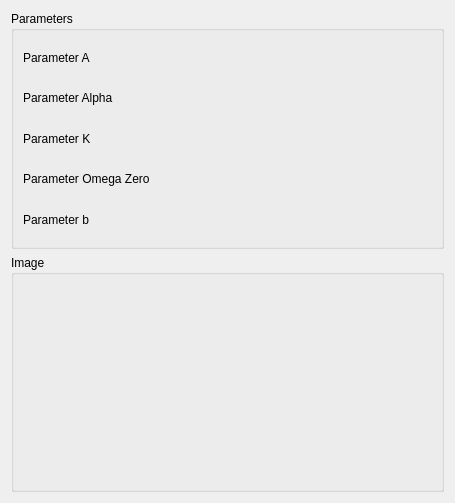
<?xml version="1.0" encoding="UTF-8"?>
<ui version="4.0">
 <class>SeismicLabGui::DlgHarichandranVanmarckeCoherence</class>
 <widget class="QWidget" name="SeismicLabGui::DlgHarichandranVanmarckeCoherence">
  <property name="geometry">
   <rect>
    <x>0</x>
    <y>0</y>
    <width>455</width>
    <height>503</height>
   </rect>
  </property>
  <property name="windowTitle">
   <string>Feature Parameters</string>
  </property>
  <property name="sizeGripEnabled" stdset="0">
   <bool>true</bool>
  </property>
  <layout class="QGridLayout" name="gridLayout">
   <item row="1" column="0">
    <widget class="QGroupBox" name="GroupBox5_5">
     <property name="title">
      <string>Image</string>
     </property>
     <layout class="QGridLayout" name="_6">
      <property name="leftMargin">
       <number>9</number>
      </property>
      <property name="topMargin">
       <number>9</number>
      </property>
      <property name="rightMargin">
       <number>9</number>
      </property>
      <property name="bottomMargin">
       <number>9</number>
      </property>
      <property name="spacing">
       <number>6</number>
      </property>
      <item row="1" column="0">
       <layout class="QHBoxLayout" name="horizontalLayout_9" stretch="0">
        <item>
         <widget class="QLabel" name="label_Image">
          <property name="text">
           <string/>
          </property>
         </widget>
        </item>
       </layout>
      </item>
     </layout>
    </widget>
   </item>
   <item row="0" column="0">
    <widget class="QGroupBox" name="GroupBox5_3">
     <property name="title">
      <string>Parameters</string>
     </property>
     <layout class="QGridLayout" name="_3">
      <property name="leftMargin">
       <number>9</number>
      </property>
      <property name="topMargin">
       <number>9</number>
      </property>
      <property name="rightMargin">
       <number>9</number>
      </property>
      <property name="bottomMargin">
       <number>9</number>
      </property>
      <property name="spacing">
       <number>6</number>
      </property>
      <item row="3" column="0">
       <layout class="QHBoxLayout" name="horizontalLayout_5" stretch="0,0">
        <item>
         <widget class="QLabel" name="label_5">
          <property name="text">
           <string>Parameter K</string>
          </property>
         </widget>
        </item>
        <item>
         <widget class="Gui::QuantitySpinBox" name="doubleSpinBox_ParameterK" native="true">
          <property name="keyboardTracking" stdset="0">
           <bool>false</bool>
          </property>
         </widget>
        </item>
       </layout>
      </item>
      <item row="2" column="0">
       <layout class="QHBoxLayout" name="horizontalLayout_4" stretch="0,0">
        <item>
         <widget class="QLabel" name="label_4">
          <property name="text">
           <string>Parameter Alpha</string>
          </property>
         </widget>
        </item>
        <item>
         <widget class="Gui::QuantitySpinBox" name="doubleSpinBox_ParameterAlpha" native="true">
          <property name="keyboardTracking" stdset="0">
           <bool>false</bool>
          </property>
         </widget>
        </item>
       </layout>
      </item>
      <item row="1" column="0">
       <layout class="QHBoxLayout" name="horizontalLayout" stretch="0,0">
        <item>
         <widget class="QLabel" name="label">
          <property name="text">
           <string>Parameter A</string>
          </property>
         </widget>
        </item>
        <item>
         <widget class="Gui::QuantitySpinBox" name="doubleSpinBox_ParameterA" native="true">
          <property name="keyboardTracking" stdset="0">
           <bool>false</bool>
          </property>
         </widget>
        </item>
       </layout>
      </item>
      <item row="4" column="0">
       <layout class="QHBoxLayout" name="horizontalLayout_6" stretch="0,0">
        <item>
         <widget class="QLabel" name="label_6">
          <property name="text">
           <string>Parameter Omega Zero</string>
          </property>
         </widget>
        </item>
        <item>
         <widget class="Gui::QuantitySpinBox" name="doubleSpinBox_ParameterOmegaZero" native="true">
          <property name="keyboardTracking" stdset="0">
           <bool>false</bool>
          </property>
         </widget>
        </item>
       </layout>
      </item>
      <item row="5" column="0">
       <layout class="QHBoxLayout" name="horizontalLayout_7" stretch="0,0">
        <item>
         <widget class="QLabel" name="label_7">
          <property name="text">
           <string>Parameter b</string>
          </property>
         </widget>
        </item>
        <item>
         <widget class="Gui::QuantitySpinBox" name="doubleSpinBox_ParameterB" native="true">
          <property name="keyboardTracking" stdset="0">
           <bool>false</bool>
          </property>
         </widget>
        </item>
       </layout>
      </item>
     </layout>
    </widget>
   </item>
  </layout>
 </widget>
 <customwidgets>
  <customwidget>
   <class>Gui::QuantitySpinBox</class>
   <extends>QWidget</extends>
   <header>Gui/QuantitySpinBox.h</header>
  </customwidget>
 </customwidgets>
 <resources/>
 <connections/>
</ui>
